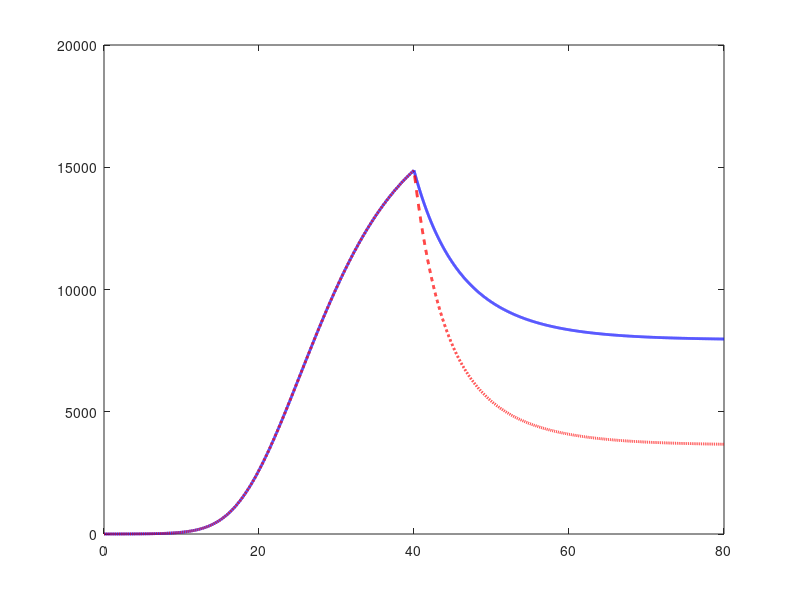

This figure's MATLAB source: (Note: this script raises an error after producing the figure.)
clear; close all;

%% Set up parameters for the treatment model
k = 0.192;                  % Tumor growth rate constant
alpha = 5.85;               % Vascular stimulation parameter
beta = 0.00873;             % Vascular inhibition parameter

% Set up time grid for Euler's method (80 days with a 0.01-day step size)
dt = 0.01;
t = 0:dt:80;
num_steps = length(t);

%% Run Simulation 1: Moderate treatment intensity (c = 0.1) starting at day 40
c1 = 0.1;
N1 = zeros(1, num_steps);
M1 = zeros(1, num_steps);
N1(1) = 1;
M1(1) = 1;

for i = 1:(num_steps - 1)
    if N1(i) <= 0, N1(i) = 1e-5; end
    
    surface_area = N1(i)^(2/3);
    
    % Apply standard growth before day 40, then subtract treatment kill rate (-c*N)
    if t(i) >= 40
        dNdt = k * N1(i) * log(M1(i) / N1(i)) - (c1 * N1(i));
    else
        dNdt = k * N1(i) * log(M1(i) / N1(i));
    end
    
    dMdt = (alpha * N1(i)) - (beta * M1(i) * surface_area);
    
    % Step forward in time
    N1(i + 1) = N1(i) + dNdt * dt;
    M1(i + 1) = M1(i) + dMdt * dt;
end

%% Run Simulation 2: Stronger treatment intensity (c = 0.2) starting at day 40
c2 = 0.2;
N2 = zeros(1, num_steps);
M2 = zeros(1, num_steps);
N2(1) = 1;
M2(1) = 1;

for i = 1:(num_steps - 1)
    if N2(i) <= 0, N2(i) = 1e-5; end
    
    surface_area = N2(i)^(2/3);
    
    % Apply standard growth before day 40, then subtract treatment kill rate (-c*N)
    if t(i) >= 40
        dNdt = k * N2(i) * log(M2(i) / N2(i)) - (c2 * N2(i));
    else
        dNdt = k * N2(i) * log(M2(i) / N2(i));
    end
    
    dMdt = (alpha * N2(i)) - (beta * M2(i) * surface_area);
    
    % Step forward in time
    N2(i + 1) = N2(i) + dNdt * dt;
    M2(i + 1) = M2(i) + dMdt * dt;
end

%% Plot and compare the tumor cell populations under both treatments
figure('Name', 'Project 2b: Anti-Tumor Treatment Comparison', 'Position', [100, 100, 900, 500]);
plot(t, N1, 'b-', 'LineWidth', 2);
hold on;
plot(t, N2, 'r--', 'LineWidth', 2);
xline(40, 'k:', 'LineWidth', 1.5, 'Label', 'Treatment Starts (Day 40)');
xlabel('Time (Days)');
ylabel('Tumor Cell Count ($N$)', 'Interpreter', 'latex');
legend('Treatment ($c = 0.1$)', 'Treatment ($c = 0.2$)', 'Location', 'NorthWest', 'Interpreter', 'latex');
title('Comparison of Tumor Growth Under Anti-Tumor Treatment');
grid on;
